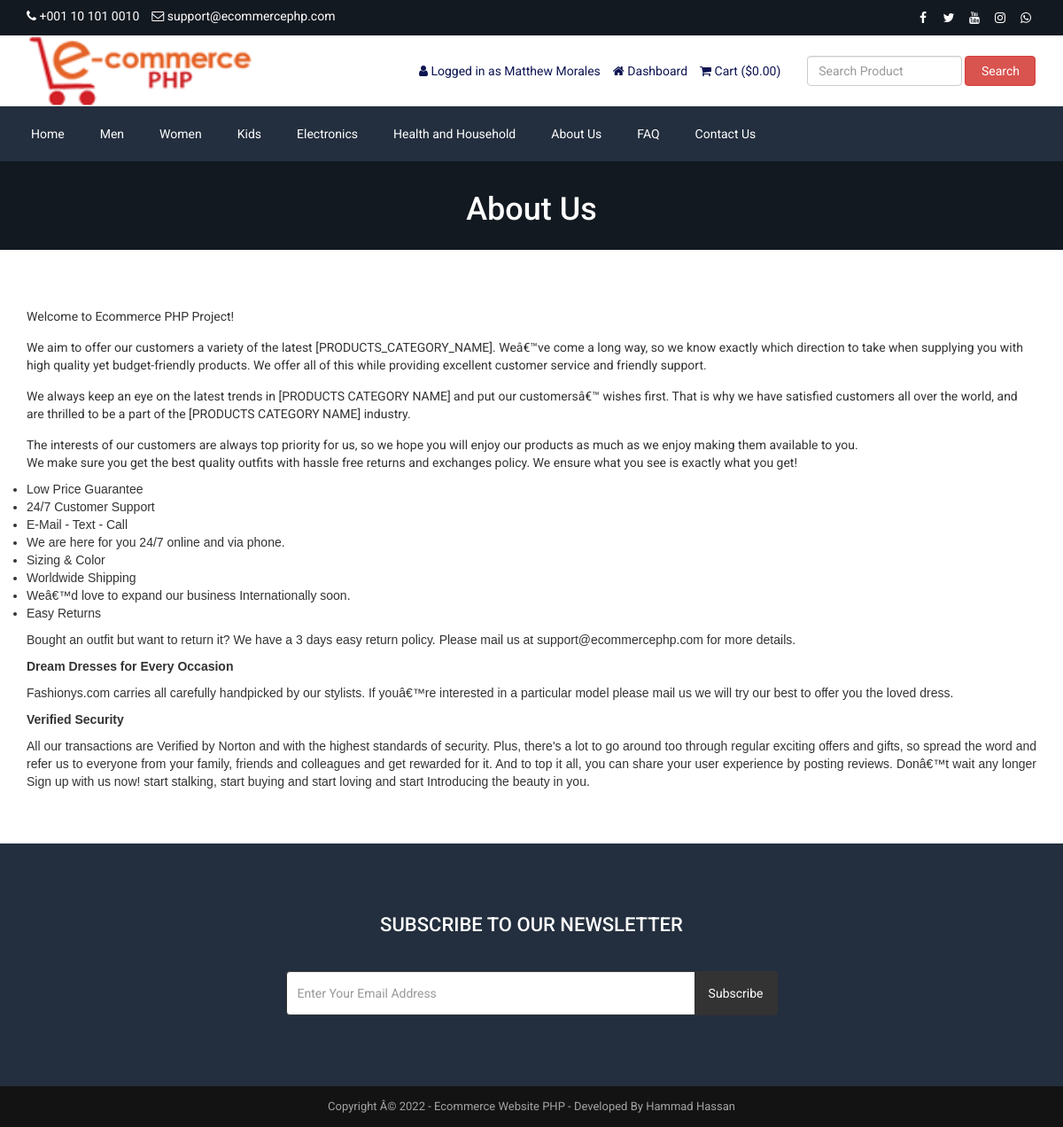
Before: /about.php (signed in) with the older database file.
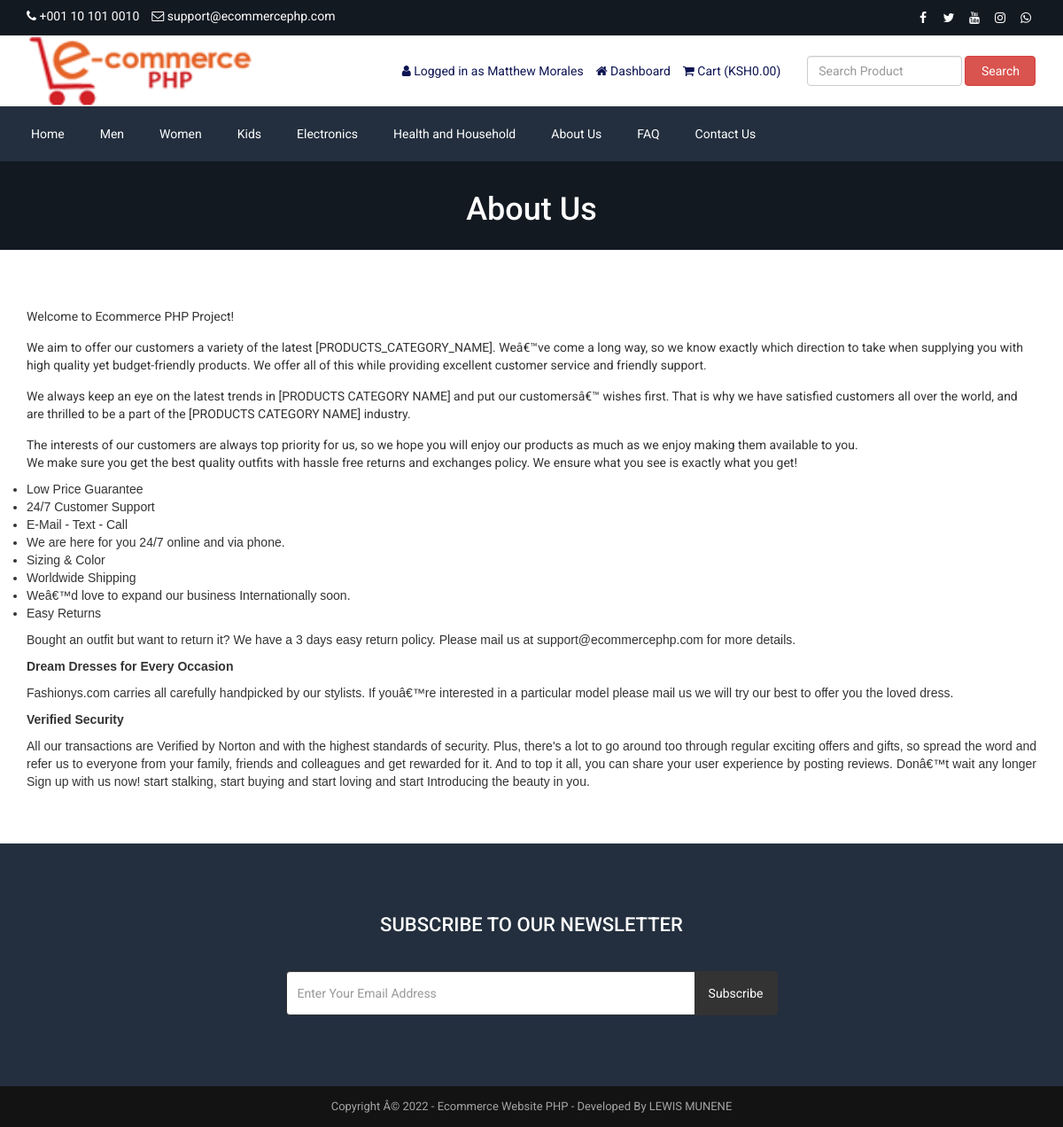
After: the same page with the newer database file.
### tables this page shows
CREATE TABLE `tbl_settings` (
  `id` int(11) NOT NULL,
  `logo` varchar(255) NOT NULL,
  `favicon` varchar(255) NOT NULL,
  `footer_about` text NOT NULL,
  `footer_copyright` text NOT NULL,
  `contact_address` text NOT NULL,
  `contact_email` varchar(255) NOT NULL,
  `contact_phone` varchar(255) NOT NULL,
  `contact_fax` varchar(255) NOT NULL,
  `contact_map_iframe` text NOT NULL,
  `receive_email` varchar(255) NOT NULL,
  `receive_email_subject` varchar(255) NOT NULL,
  `receive_email_thank_you_message` text NOT NULL,
  `forget_password_message` text NOT NULL,
  `total_recent_post_footer` int(10) NOT NULL,
  `total_popular_post_footer` int(10) NOT NULL,
  `total_recent_post_sidebar` int(11) NOT NULL,
  `total_popular_post_sidebar` int(11) NOT NULL,
  `total_featured_product_home` int(11) NOT NULL,
  `total_latest_product_home` int(11) NOT NULL,
  `total_popular_product_home` int(11) NOT NULL,
  `meta_title_home` text NOT NULL,
  `meta_keyword_home` text NOT NULL,
  `meta_description_home` text NOT NULL,
  `banner_login` varchar(255) NOT NULL,
  `banner_registration` varchar(255) NOT NULL,
  `banner_forget_password` varchar(255) NOT NULL,
  `banner_reset_password` varchar(255) NOT NULL,
  `banner_search` varchar(255) NOT NULL,
  `banner_cart` varchar(255) NOT NULL,
  `banner_checkout` varchar(255) NOT NULL,
  `banner_product_category` varchar(255) NOT NULL,
  `banner_blog` varchar(255) NOT NULL,
  `cta_title` varchar(255) NOT NULL,
  `cta_content` text NOT NULL,
  `cta_read_more_text` varchar(255) NOT NULL,
  `cta_read_more_url` varchar(255) NOT NULL,
  `cta_photo` varchar(255) NOT NULL,
  `featured_product_title` varchar(255) NOT NULL,
  `featured_product_subtitle` varchar(255) NOT NULL,
  `latest_product_title` varchar(255) NOT NULL,
  `latest_product_subtitle` varchar(255) NOT NULL,
  `popular_product_title` varchar(255) NOT NULL,
  `popular_product_subtitle` varchar(255) NOT NULL,
  `testimonial_title` varchar(255) NOT NULL,
  `testimonial_subtitle` varchar(255) NOT NULL,
  `testimonial_photo` varchar(255) NOT NULL,
  `blog_title` varchar(255) NOT NULL,
  `blog_subtitle` varchar(255) NOT NULL,
  `newsletter_text` text NOT NULL,
  `paypal_email` varchar(255) NOT NULL,
  `stripe_public_key` varchar(255) NOT NULL,
  `stripe_secret_key` varchar(255) NOT NULL,
  `bank_detail` text NOT NULL,
  `before_head` text NOT NULL,
  `after_body` text NOT NULL,
  `before_body` text NOT NULL,
  `home_service_on_off` int(11) NOT NULL,
  `home_welcome_on_off` int(11) NOT NULL,
  `home_featured_product_on_off` int(11) NOT NULL,
  `home_latest_product_on_off` int(11) NOT NULL,
  `home_popular_product_on_off` int(11) NOT NULL,
  `home_testimonial_on_off` int(11) NOT NULL,
  `home_blog_on_off` int(11) NOT NULL,
  `newsletter_on_off` int(11) NOT NULL,
  `ads_above_welcome_on_off` int(1) NOT NULL,
  `ads_above_featured_product_on_off` int(1) NOT NULL,
  `ads_above_latest_product_on_off` int(1) NOT NULL,
  `ads_above_popular_product_on_off` int(1) NOT NULL,
  `ads_above_testimonial_on_off` int(1) NOT NULL,
  `ads_category_sidebar_on_off` int(1) NOT NULL
);

### about.php (the view, shortened to what the changed rows need)
<?php require_once('header.php'); ?>
<?php
$statement = $pdo->prepare("SELECT * FROM tbl_page WHERE id=1");
$statement->execute();
$result = $statement->fetchAll(PDO::FETCH_ASSOC);
foreach ($result as $row) {
   $about_title = $row['about_title'];
    $about_banner = $row['about_banner'];
}
?>
<div class="page-banner" style="background-image: url(assets/uploads/<?php echo $about_banner; ?>);">
    <div class="inner">
        <h1><?php echo $about_title; ?></h1>
    </div>
</div>
<?php require_once('footer.php'); ?>

### header.php (shortened to what the changed rows need)
<?php
include("admin/inc/config.php");
$statement = $pdo->prepare("SELECT * FROM tbl_settings WHERE id=1");
$statement->execute();
$result = $statement->fetchAll(PDO::FETCH_ASSOC);
foreach ($result as $row)
{
	$logo = $row['logo'];
	$contact_email = $row['contact_email'];
	$contact_phone = $row['contact_phone'];
}
?>
<!DOCTYPE html>
<html lang="en">
<head>
	<link rel="stylesheet" href="assets/css/bootstrap.min.css">
	<link rel="stylesheet" href="assets/css/font-awesome.min.css">
	<link rel="stylesheet" href="assets/css/owl.carousel.min.css">
	<link rel="stylesheet" href="assets/css/owl.theme.default.min.css">
	<link rel="stylesheet" href="assets/css/jquery.bxslider.min.css">
    <link rel="stylesheet" href="assets/css/magnific-popup.css">
    <link rel="stylesheet" href="assets/css/rating.css">
	<link rel="stylesheet" href="assets/css/spacing.css">
	<link rel="stylesheet" href="assets/css/bootstrap-touch-slider.css">
	<link rel="stylesheet" href="assets/css/animate.min.css">
	<link rel="stylesheet" href="assets/css/tree-menu.css">
	<link rel="stylesheet" href="assets/css/select2.min.css">
	<link rel="stylesheet" href="assets/css/main.css">
	<link rel="stylesheet" href="assets/css/responsive.css">
	<?php
	$statement = $pdo->prepare("SELECT * FROM tbl_page WHERE id=1");
	$statement->execute();
	$result = $statement->fetchAll(PDO::FETCH_ASSOC);
		?>
</head>
<body>
<div class="top">
	<div class="container">
		<div class="row">
			<div class="col-md-6 col-sm-6 col-xs-12">
				<div class="left">
					<ul>
						<li><i class="fa fa-phone"></i> <?php echo $contact_phone; ?></li>
						<li><i class="fa fa-envelope-o"></i> <?php echo $contact_email; ?></li>
					</ul>
				</div>
			</div>
		</div>
	</div>
</div>
<div class="header">
	<div class="container">
		<div class="row inner">
			<div class="col-md-4 logo">
				<a href="index.php"><img src="assets/uploads/<?php echo $logo; ?>" alt="logo image"></a>
			</div>
			<div class="col-md-5 right">
				<ul>
					<li><a href="cart.php"><i class="fa fa-shopping-cart"></i> <?php echo LANG_VALUE_18; ?> (<?php echo LANG_VALUE_1; ?><?php
					if(isset($_SESSION['cart_p_id'])) {
						$table_total_price = 0;
						$i=0;
	                    foreach($_SESSION['cart_p_qty'] as $key => $value)
	                    {
	                        $i++;
	                        $arr_cart_p_qty[$i] = $value;
	                    }                    $i=0;
	                    foreach($_SESSION['cart_p_current_price'] as $key => $value)
	                    {
	                        $i++;
	                        $arr_cart_p_current_price[$i] = $value;
	                    }
	                    for($i=1;$i<=count($arr_cart_p_qty);$i++) {
	                    	$row_total_price = $arr_cart_p_current_price[$i]*$arr_cart_p_qty[$i];
	                        $table_total_price = $table_total_price + $row_total_price;
	                    }
						echo $table_total_price;
					} else {
						echo '0.00';
					}
					?>)</a></li>
				</ul>
			</div>
		</div>
	</div>
</div>

### footer.php (shortened to what the changed rows need)
<?php
$statement = $pdo->prepare("SELECT * FROM tbl_settings WHERE id=1");
$statement->execute();
$result = $statement->fetchAll(PDO::FETCH_ASSOC);
foreach ($result as $row)
{
	$footer_copyright = $row['footer_copyright'];
    $newsletter_on_off = $row['newsletter_on_off'];
}
?>
<?php if($newsletter_on_off == 1): ?>
<section class="home-newsletter">
	<div class="container">
		<div class="row">
			<div class="col-md-6 col-md-offset-3">
				<div class="single">
				<form action="" method="post">
					<h2><?php echo LANG_VALUE_93; ?></h2>
				</div>
			</div>
		</div>
	</div>
</section>
<?php endif; ?>
<div class="footer-bottom">
	<div class="container">
		<div class="row">
			<div class="col-md-12 copyright">
				<?php echo $footer_copyright; ?>
			</div>
		</div>
	</div>
</div>
</body>
</html>

Changed rows visible on the page:
changed tbl_settings "support@ecommercephp.com": footer_copyright "Copyright Â© 2022 - Ecommerce Website PHP - Developed By Hammad Hassan" → "Copyright Â© 2022 - Ecommerce Website PHP - Developed By LEWIS MUNENE"
Other visible differences:
LANG_VALUE_1: "$" → "KSH"
